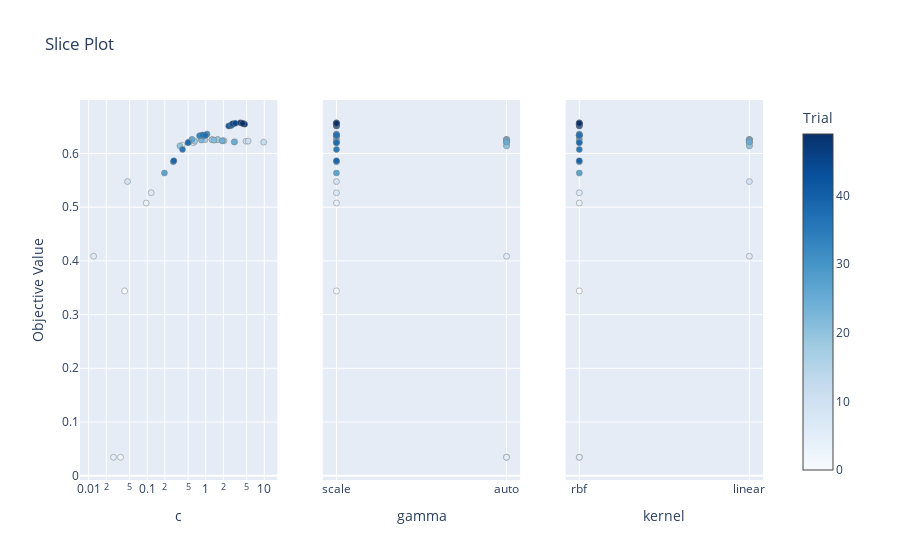

Notebook code cell kept with this figure:
### Code cell
plot_slice(study)

### Figure 1 — Plotly figure (JSON) as saved in the notebook; plotly's stock layout.template omitted (floating-point values rounded to 4 significant figures)
{"data": [{"marker": {"color": [0, 1, 2, 3, 4, 5, 6, 7, 8, 9, 10, 11, 12, 13, 14, 15, 16, 17, 18, 19, 20, 21, 22, 23, 24, 25, 26, 27, 28, 29, 30, 31, 32, 33, 34, 35, 36, 37, 38, 39, 40, 41, 42, 43, 44, 45, 46, 47, 48, 49], "colorbar": {"title": {"text": "Trial"}, "x": 1, "xpad": 40}, "colorscale": [[0, "rgb(247,251,255)"], [0.125, "rgb(222,235,247)"], [0.25, "rgb(198,219,239)"], [0.375, "rgb(158,202,225)"], [0.5, "rgb(107,174,214)"], [0.625, "rgb(66,146,198)"], [0.75, "rgb(33,113,181)"], [0.875, "rgb(8,81,156)"], [1, "rgb(8,48,107)"]], "line": {"color": "Grey", "width": 0.5}, "showscale": true}, "mode": "markers", "showlegend": false, "type": "scatter", "x": [0.04112, 3.141, 0.035, 0.3938, 0.09597, 0.02655, 0.01214, 0.1169, 0.6143, 0.04609, 4.875, 5.304, 9.782, 2.059, 1.59, 1.279, 1.285, 0.9738, 1.601, 0.6481, 0.3622, 1.943, 1.382, 0.8414, 1.911, 3.067, 0.5819, 0.1969, 0.5146, 0.2788, 1.053, 0.9905, 0.9076, 0.7837, 0.9277, 0.4016, 0.8766, 0.9889, 0.4981, 0.2851, 2.651, 2.468, 2.727, 2.853, 2.878, 3.196, 4.63, 3.915, 4.267, 4.274], "xaxis": "x", "y": [0.3441, 0.6218, 0.03432, 0.6155, 0.5078, 0.03432, 0.4087, 0.5269, 0.62, 0.5477, 0.6228, 0.6232, 0.6211, 0.6237, 0.626, 0.6261, 0.6256, 0.6256, 0.6259, 0.6228, 0.6141, 0.6237, 0.6248, 0.6251, 0.6238, 0.6215, 0.6265, 0.5637, 0.6216, 0.5846, 0.6363, 0.634, 0.633, 0.6332, 0.6338, 0.6076, 0.6344, 0.634, 0.6201, 0.5865, 0.6516, 0.6512, 0.6529, 0.6542, 0.6554, 0.6562, 0.6547, 0.6573, 0.6563, 0.6561], "yaxis": "y"}, {"marker": {"color": [0, 1, 2, 3, 4, 5, 6, 7, 8, 9, 10, 11, 12, 13, 14, 15, 16, 17, 18, 19, 20, 21, 22, 23, 24, 25, 26, 27, 28, 29, 30, 31, 32, 33, 34, 35, 36, 37, 38, 39, 40, 41, 42, 43, 44, 45, 46, 47, 48, 49], "colorbar": {"title": {"text": "Trial"}, "x": 1, "xpad": 40}, "colorscale": [[0, "rgb(247,251,255)"], [0.125, "rgb(222,235,247)"], [0.25, "rgb(198,219,239)"], [0.375, "rgb(158,202,225)"], [0.5, "rgb(107,174,214)"], [0.625, "rgb(66,146,198)"], [0.75, "rgb(33,113,181)"], [0.875, "rgb(8,81,156)"], [1, "rgb(8,48,107)"]], "line": {"color": "Grey", "width": 0.5}, "showscale": false}, "mode": "markers", "showlegend": false, "type": "scatter", "x": ["scale", "auto", "auto", "auto", "scale", "auto", "auto", "scale", "scale", "scale", "auto", "auto", "auto", "auto", "auto", "auto", "auto", "auto", "auto", "auto", "auto", "auto", "auto", "auto", "auto", "auto", "scale", "scale", "scale", "scale", "scale", "scale", "scale", "scale", "scale", "scale", "scale", "scale", "scale", "scale", "scale", "scale", "scale", "scale", "scale", "scale", "scale", "scale", "scale", "scale"], "xaxis": "x2", "y": [0.3441, 0.6218, 0.03432, 0.6155, 0.5078, 0.03432, 0.4087, 0.5269, 0.62, 0.5477, 0.6228, 0.6232, 0.6211, 0.6237, 0.626, 0.6261, 0.6256, 0.6256, 0.6259, 0.6228, 0.6141, 0.6237, 0.6248, 0.6251, 0.6238, 0.6215, 0.6265, 0.5637, 0.6216, 0.5846, 0.6363, 0.634, 0.633, 0.6332, 0.6338, 0.6076, 0.6344, 0.634, 0.6201, 0.5865, 0.6516, 0.6512, 0.6529, 0.6542, 0.6554, 0.6562, 0.6547, 0.6573, 0.6563, 0.6561], "yaxis": "y2"}, {"marker": {"color": [0, 1, 2, 3, 4, 5, 6, 7, 8, 9, 10, 11, 12, 13, 14, 15, 16, 17, 18, 19, 20, 21, 22, 23, 24, 25, 26, 27, 28, 29, 30, 31, 32, 33, 34, 35, 36, 37, 38, 39, 40, 41, 42, 43, 44, 45, 46, 47, 48, 49], "colorbar": {"title": {"text": "Trial"}, "x": 1, "xpad": 40}, "colorscale": [[0, "rgb(247,251,255)"], [0.125, "rgb(222,235,247)"], [0.25, "rgb(198,219,239)"], [0.375, "rgb(158,202,225)"], [0.5, "rgb(107,174,214)"], [0.625, "rgb(66,146,198)"], [0.75, "rgb(33,113,181)"], [0.875, "rgb(8,81,156)"], [1, "rgb(8,48,107)"]], "line": {"color": "Grey", "width": 0.5}, "showscale": false}, "mode": "markers", "showlegend": false, "type": "scatter", "x": ["rbf", "linear", "rbf", "linear", "rbf", "rbf", "linear", "rbf", "linear", "linear", "linear", "linear", "linear", "linear", "linear", "linear", "linear", "linear", "linear", "linear", "linear", "linear", "linear", "linear", "linear", "linear", "rbf", "rbf", "rbf", "rbf", "rbf", "rbf", "rbf", "rbf", "rbf", "rbf", "rbf", "rbf", "rbf", "rbf", "rbf", "rbf", "rbf", "rbf", "rbf", "rbf", "rbf", "rbf", "rbf", "rbf"], "xaxis": "x3", "y": [0.3441, 0.6218, 0.03432, 0.6155, 0.5078, 0.03432, 0.4087, 0.5269, 0.62, 0.5477, 0.6228, 0.6232, 0.6211, 0.6237, 0.626, 0.6261, 0.6256, 0.6256, 0.6259, 0.6228, 0.6141, 0.6237, 0.6248, 0.6251, 0.6238, 0.6215, 0.6265, 0.5637, 0.6216, 0.5846, 0.6363, 0.634, 0.633, 0.6332, 0.6338, 0.6076, 0.6344, 0.634, 0.6201, 0.5865, 0.6516, 0.6512, 0.6529, 0.6542, 0.6554, 0.6562, 0.6547, 0.6573, 0.6563, 0.6561], "yaxis": "y3"}], "layout": {"title": {"text": "Slice Plot"}, "xaxis": {"anchor": "y", "domain": [0, 0.2889], "title": {"text": "c"}, "type": "log"}, "xaxis2": {"anchor": "y2", "domain": [0.3556, 0.6444], "title": {"text": "gamma"}}, "xaxis3": {"anchor": "y3", "domain": [0.7111, 1], "title": {"text": "kernel"}}, "yaxis": {"anchor": "x", "domain": [0, 1], "title": {"text": "Objective Value"}}, "yaxis2": {"anchor": "x2", "domain": [0, 1], "matches": "y", "showticklabels": false}, "yaxis3": {"anchor": "x3", "domain": [0, 1], "matches": "y", "showticklabels": false}}}
